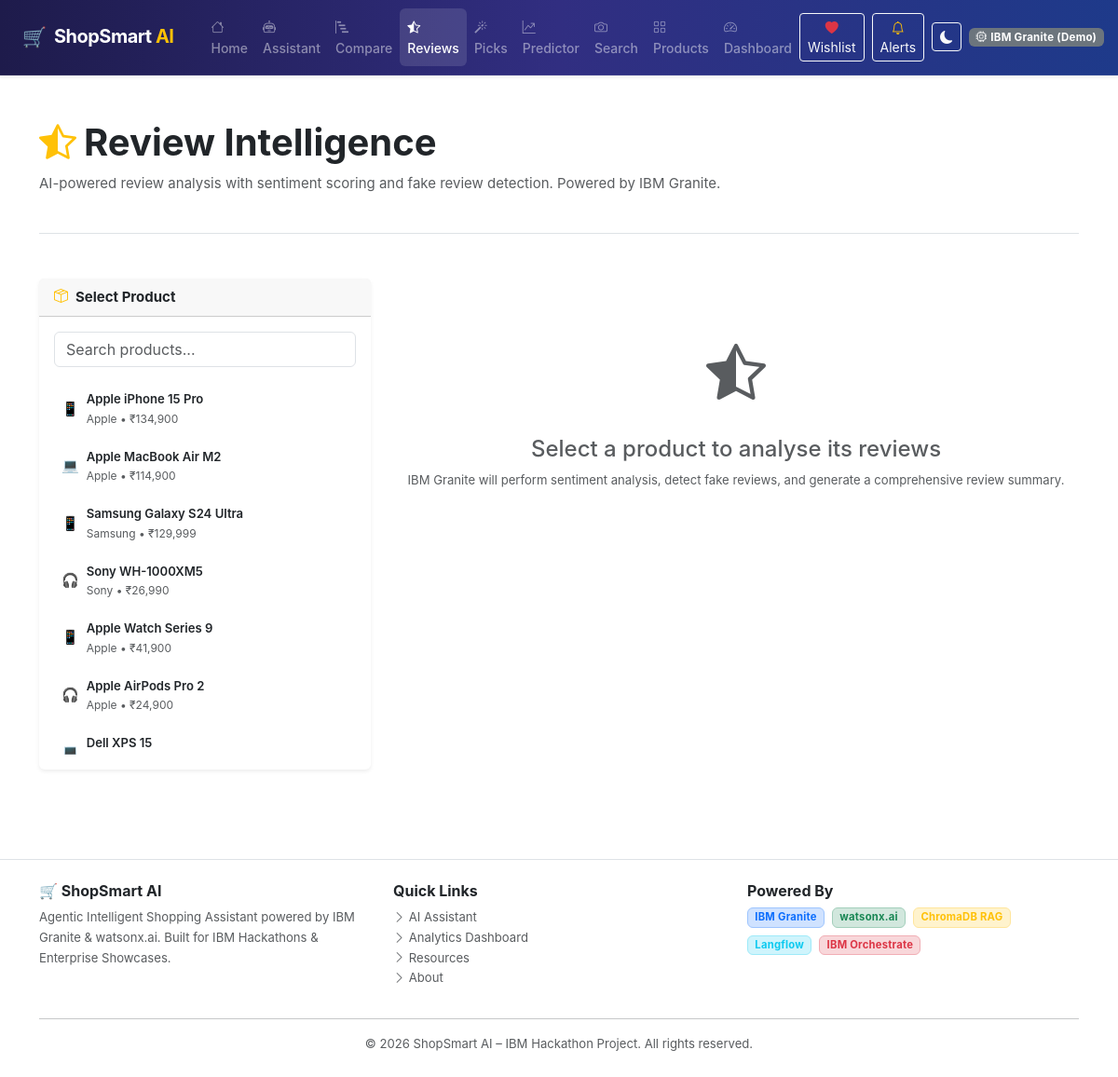
The app's page /reviews with its own data.
### tables this page shows
CREATE TABLE products (
        id              INTEGER PRIMARY KEY AUTOINCREMENT,
        name            TEXT    NOT NULL,
        brand_id        INTEGER REFERENCES brands(id),
        category_id     INTEGER REFERENCES categories(id),
        price           REAL    NOT NULL,
        original_price  REAL,
        rating          REAL    DEFAULT 4.0,
        review_count    INTEGER DEFAULT 0,
        platform        TEXT,
        availability    TEXT    DEFAULT 'In Stock',
        image_url       TEXT,
        specs           TEXT,  -- JSON blob
        description     TEXT,
        eco_score       INTEGER DEFAULT 5,
        is_trending     INTEGER DEFAULT 0,
        created_at      TEXT    DEFAULT (datetime('now'))
    );

CREATE TABLE brands (
        id      INTEGER PRIMARY KEY AUTOINCREMENT,
        name    TEXT UNIQUE NOT NULL,
        country TEXT,
        tier    TEXT   -- Budget / Mid-range / Premium
    );

### app.py (the view)
@app.route("/reviews")
def reviews():
    products = get_all_products(limit=50)
    return render_template("reviews.html", products=products)

### app.py (called while the page is built)
@app.context_processor
def inject_globals():
    return {
        "app_name": "ShopSmart AI",
        "current_year": datetime.now().year,
        "watsonx_active": is_watsonx_configured(),
        "dark_mode": session.get("dark_mode", False),
    }

### database.py (called while the page is built)
def get_connection():
    conn = sqlite3.connect(DB_PATH)
    conn.row_factory = sqlite3.Row
    conn.execute("PRAGMA foreign_keys = ON")
    return conn

def get_all_products(limit=50):
    conn = get_connection()
    cur = conn.cursor()
    cur.execute("""
        SELECT p.*, b.name AS brand_name, b.tier AS brand_tier,
               c.name AS category_name, c.icon AS category_icon
        FROM products p
        LEFT JOIN brands b ON p.brand_id = b.id
        LEFT JOIN categories c ON p.category_id = c.id
        ORDER BY p.is_trending DESC, p.rating DESC
        LIMIT ?
    """, (limit,))
    rows = [dict(r) for r in cur.fetchall()]
    conn.close()
    return rows

### shopping_model.py (called while the page is built)
def is_watsonx_configured() -> bool:
    return bool(WATSONX_API_KEY and WATSONX_PROJECT_ID)

### templates/reviews.html (shortened to what this page needs)
{% extends "base.html" %}
{% block content %}
<div class="container py-5">
  <div class="ss-page-header mb-5">
    <h1 class="fw-bold"><i class="bi bi-star-half text-warning me-2"></i>Review Intelligence</h1>
    <p class="text-muted">AI-powered review analysis with sentiment scoring and fake review detection. Powered by IBM Granite.</p>
  </div>
  <div class="row g-4">
    <div class="col-lg-4">
      <div class="card border-0 shadow-sm sticky-top" style="top:80px">
        <div class="card-header fw-bold"><i class="bi bi-box-seam me-2 text-warning"></i>Select Product</div>
        <div class="card-body p-3">
          <input type="text" class="form-control mb-3" id="reviewSearch" placeholder="Search products...">
          <div class="ss-product-list" id="reviewProductList">
            {% for p in products %}
            <div class="ss-product-list-item p-2 rounded mb-1 cursor-pointer review-product-item"
                 data-pid="{{ p.id }}" data-name="{{ p.name|lower }}">
              <div class="d-flex align-items-center gap-2">
                <span>{% if 'Laptop' in p.category_name %}💻{% elif 'Smart' in p.category_name %}📱{% elif 'Head' in p.category_name %}🎧{% elif 'Watch' in p.category_name %}⌚{% else %}🛒{% endif %}</span>
                <div>
                  <div class="small fw-semibold ss-clamp-1">{{ p.name }}</div>
                  <div class="tiny text-muted">{{ p.brand_name }} • ₹{{ "{:,.0f}".format(p.price) }}</div>
                </div>
              </div>
            </div>
            {% endfor %}
          </div>
        </div>
      </div>
    </div>
    <div class="col-lg-8">
      <div id="reviewPlaceholder" class="text-center py-5">
        <i class="bi bi-star-half text-muted" style="font-size:4rem"></i>
        <h4 class="text-muted mt-3">Select a product to analyse its reviews</h4>
        <p class="text-muted small">IBM Granite will perform sentiment analysis, detect fake reviews, and generate a comprehensive review summary.</p>
      </div>
    </div>
  </div>
</div>
{% endblock %}

### static/css/style.css (style rules this page uses)
:root { --ss-primary: #2563eb; --ss-secondary: #7c3aed; --ss-accent: #f59e0b; --ss-success: #16a34a; --ss-danger: #dc2626; --ss-gradient: linear-gradient(135deg, #1e40af 0%, #7c3aed 50%, #2563eb 100%); --ss-navbar-bg: linear-gradient(90deg, #1e1b4b 0%, #312e81 50%, #1e3a8a 100%); --ss-border: var(--bs-border-color); --ss-radius: 12px; --ss-radius-lg: 20px; --ss-shadow: 0 4px 20px rgba(0,0,0,.08); --ss-shadow-lg: 0 8px 40px rgba(0,0,0,.15); --ss-transition: all .25s ease; }
*, *::before, *::after { box-sizing: border-box; }
body { font-family: -apple-system, "Segoe UI", system-ui, sans-serif; font-size: 15px; line-height: 1.65; }
.cursor-pointer { cursor: pointer; }
.tiny { font-size: .75rem; }
.ss-clamp-1 { overflow:hidden; white-space:nowrap; text-overflow:ellipsis; }
.ss-product-list { max-height: 400px; overflow-y: auto; }
.ss-product-list-item { cursor: pointer; transition: var(--ss-transition); }
.ss-page-header { border-bottom: 1px solid var(--ss-border); padding-bottom: 1.5rem; }
.card, .ss-product-card { animation: fadeInUp .4s ease both; }

### records on screen
products: name "Apple iPhone 15 Pro", brand_name "Apple", price "134,900"
products: name "Apple MacBook Air M2", brand_name "Apple", price "114,900"
products: name "Samsung Galaxy S24 Ultra", brand_name "Samsung", price "129,999"
products: name "Sony WH-1000XM5", brand_name "Sony", price "26,990"
products: name "Apple Watch Series 9", brand_name "Apple", price "41,900"
products: name "Apple AirPods Pro 2", brand_name "Apple", price "24,900"
products: name "Dell XPS 15"

### other values on screen
{{ '✓' if watsonx_active else '(Demo)' }} "(Demo)"
